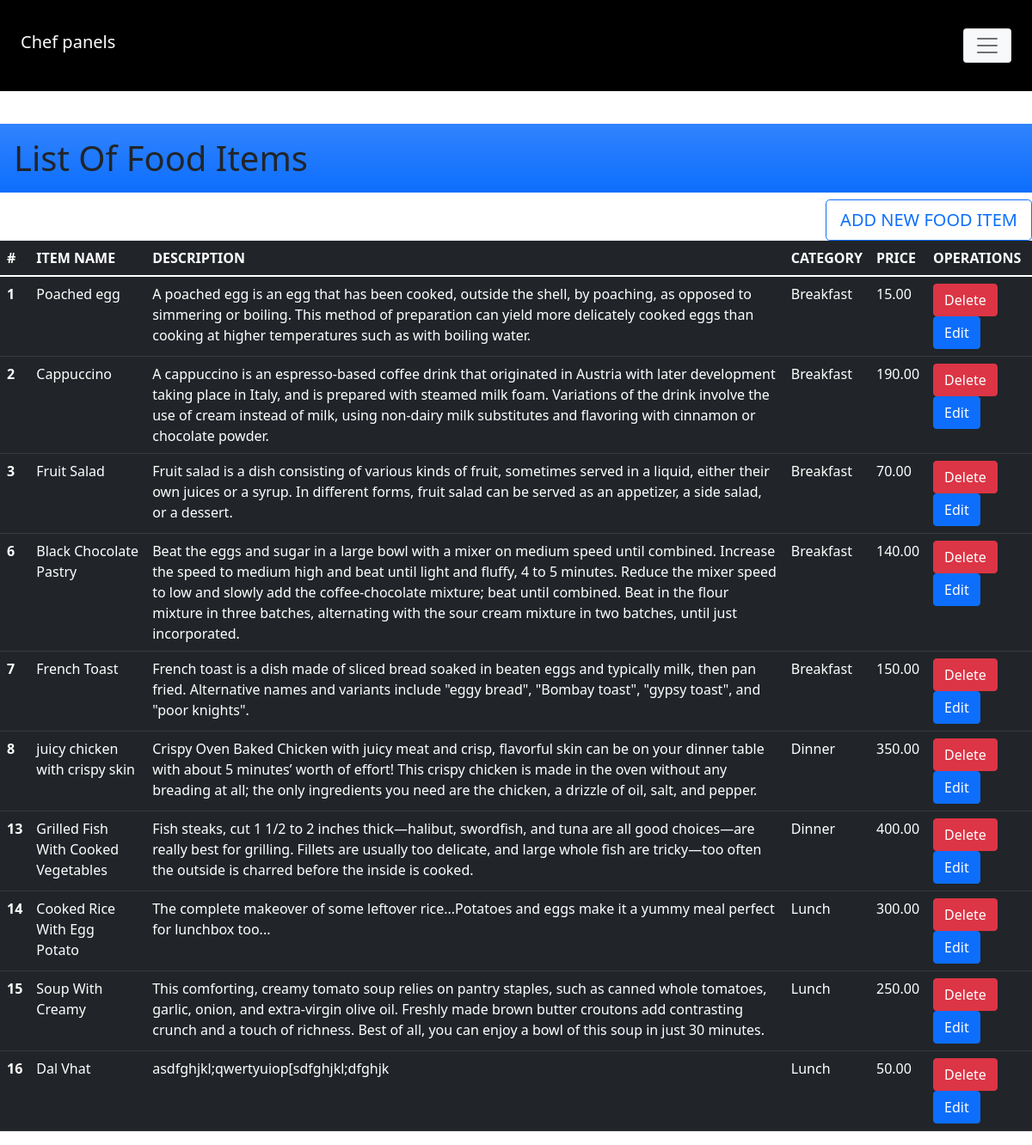
/TOD_Cafe/afterlogin chef panel.php?food=food_item, run on the app's committed database.
### tables this page shows
CREATE TABLE `food_item` (
  `food_id` int(10) UNSIGNED NOT NULL,
  `food_name` varchar(255) NOT NULL,
  `description` varchar(2000) NOT NULL,
  `catagory` varchar(255) NOT NULL,
  `price` decimal(10,2) DEFAULT NULL,
  `image_path` varchar(100) NOT NULL,
  `rating` decimal(5,2) DEFAULT NULL
);

### TOD_Cafe/afterlogin chef panel.php (the view, shortened to what this page needs)
<!DOCTYPE html>
<html lang="en">
<head>
    <link rel="stylesheet" href="CSS/bootstrap/css/bootstrap.min.css">
</head>
<body>
    <div>
        <nav class="navbar navbar-light bg-black fixed-top">
            <div class="container-fluid p-4">
              <a class="navbar-brand text-white h4" href="#">Chef panels</a>
              <button class="navbar-toggler bg-light" type="button" data-bs-toggle="offcanvas" data-bs-target="#offcanvasNavbar" aria-controls="offcanvasNavbar">
                <span class="navbar-toggler-icon"></span>
              </button>
            </div>
          </nav>
          <br><br><br><br><br><br>
    </div>
    <?php
    if(isset($_GET['food']) && $_GET['food'] = 'food_item')
    {
      echo "<h1 class = 'p-3 mb-2 bg-primary bg-gradient'>List Of Food Items</h1>";
      echo "
              <div class='d-grid gap-2 d-md-flex justify-content-md-end'><a class = 'btn btn-outline-primary btn-lg' href='Add_food.php'>ADD NEW FOOD ITEM</a></div>";
      echo "
            <table class='table table-dark table-hover'>
                <thead>
                <tr>
                  <th scope='col'>#</th>
                  <th scope='col'>ITEM NAME</th>
                  <th scope='col'>DESCRIPTION</th>
                  <th scope='col'>CATEGORY</th>
                  <th scope='col'>PRICE</th>
                  <th scope='col'>OPERATIONS</th>
                </tr>
              </thead>
              <tbody>";
            include "localhost.php";
            $sql = "SELECT * FROM `food_item` ";
            $result = mysqli_query($conn, $sql);
            if (mysqli_num_rows($result) > 0)
            {
              while($row = mysqli_fetch_assoc($result))
              {
                $id = $row['food_id'];
                $name = $row['food_name'];
                $desc = $row['description'];
                $cata = $row['catagory'];
                $price = $row['price'];
                echo "
                <tr>
                  <th scope='row'>$id</th>
                  <td>$name</td>
                  <td>$desc</td>
                  <td>$cata</td>
                  <td>$price</td>
                  <td><a class='btn btn-danger'>Delete</a><a class='btn btn-primary'>Edit</a></td>
                </tr>";
              }
            }
        echo "</tbody>
      </table>";
          }
    ?>
</body>
</html>

### data on the page
food_item: food_id "1", food_name "Poached egg", description "A poached egg is an egg that has been cooked, outside the shell, by poaching, as opposed to simmering or boiling. This method of preparation can yield more delicately cooked eggs than cooking at higher temperatures such as with boiling water.", catagory "Breakfast", price "15.00"
food_item: food_id "2", food_name "Cappuccino", description "A cappuccino is an espresso-based coffee drink that originated in Austria with later development taking place in Italy, and is prepared with steamed milk foam. Variations of the drink involve the use of cream instead of milk, using non-dairy milk substitutes and flavoring with cinnamon or chocolate powder.", catagory "Breakfast", price "190.00"
food_item: food_id "3", food_name "Fruit Salad", description "Fruit salad is a dish consisting of various kinds of fruit, sometimes served in a liquid, either their own juices or a syrup. In different forms, fruit salad can be served as an appetizer, a side salad, or a dessert.", catagory "Breakfast", price "70.00"
food_item: food_id "6", food_name "Black Chocolate Pastry", description "Beat the eggs and sugar in a large bowl with a mixer on medium speed until combined. Increase the speed to medium high and beat until light and fluffy, 4 to 5 minutes. Reduce the mixer speed to low and slowly add the coffee-chocolate mixture; beat until combined. Beat in the flour mixture in three batches, alternating with the sour cream mixture in two batches, until just incorporated.", catagory "Breakfast", price "140.00"
food_item: food_id "7", food_name "French Toast", description "French toast is a dish made of sliced bread soaked in beaten eggs and typically milk, then pan fried. Alternative names and variants include \"eggy bread\", \"Bombay toast\", \"gypsy toast\", and \"poor knights\".", catagory "Breakfast", price "150.00"
food_item: food_id "8", food_name "juicy chicken with crispy skin", description "Crispy Oven Baked Chicken with juicy meat and crisp, flavorful skin can be on your dinner table with about 5 minutes’ worth of effort! This crispy chicken is made in the oven without any breading at all; the only ingredients you need are the chicken, a drizzle of oil, salt, and pepper.", catagory "Dinner", price "350.00"
food_item: food_id "13", food_name "Grilled Fish With Cooked Vegetables", description "Fish steaks, cut 1 1/2 to 2 inches thick—halibut, swordfish, and tuna are all good choices—are really best for grilling. Fillets are usually too delicate, and large whole fish are tricky—too often the outside is charred before the inside is cooked.", catagory "Dinner", price "400.00"
food_item: food_id "14", food_name "Cooked Rice With Egg Potato", description "The complete makeover of some leftover rice...Potatoes and eggs make it a yummy meal perfect for lunchbox too...", catagory "Lunch", price "300.00"
food_item: food_id "15", food_name "Soup With Creamy", description "This comforting, creamy tomato soup relies on pantry staples, such as canned whole tomatoes, garlic, onion, and extra-virgin olive oil. Freshly made brown butter croutons add contrasting crunch and a touch of richness. Best of all, you can enjoy a bowl of this soup in just 30 minutes.", catagory "Lunch", price "250.00"
food_item: food_id "16", food_name "Dal Vhat", description "asdfghjkl;qwertyuiop[sdfghjkl;dfghjk", catagory "Lunch", price "50.00"
